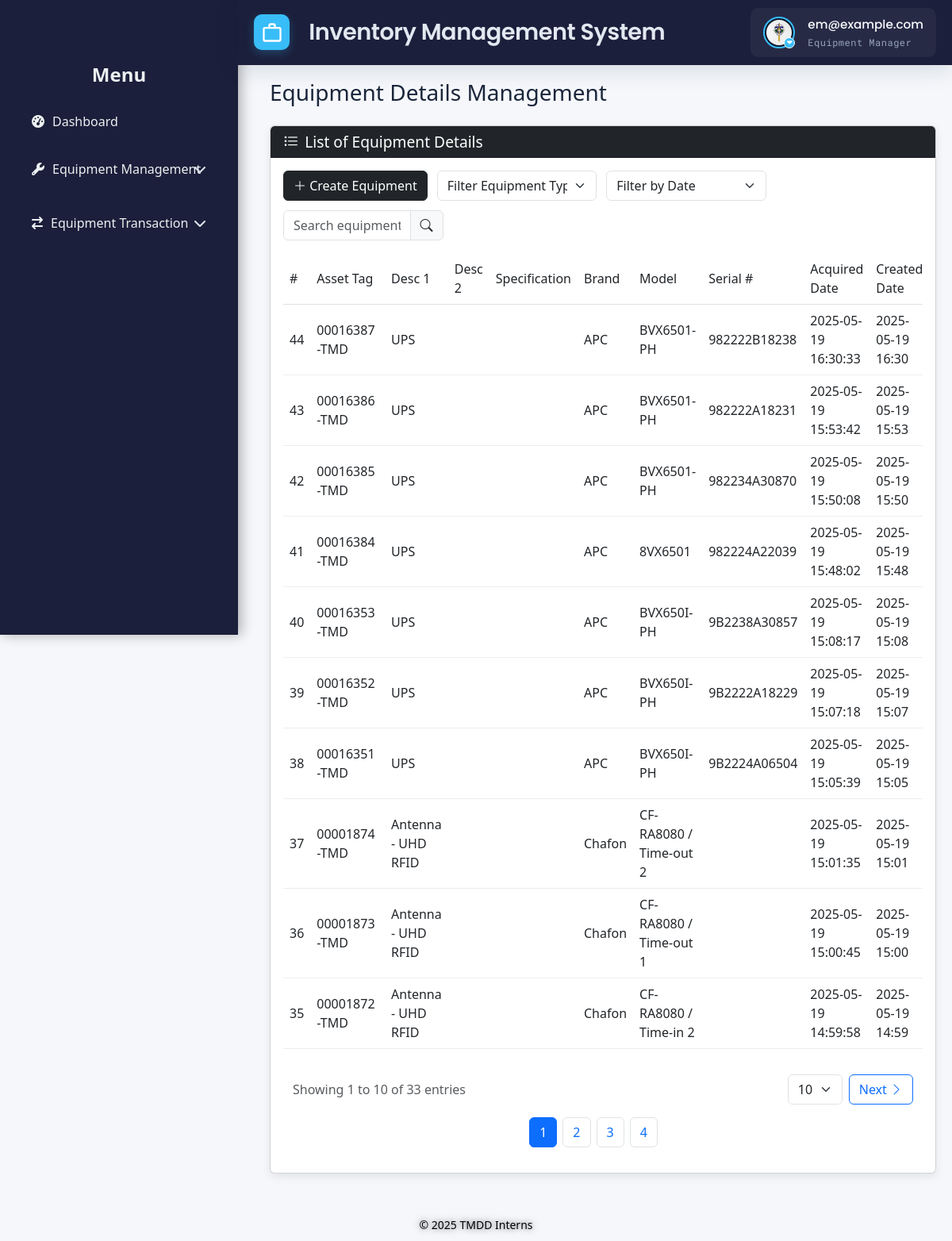
Screenshot of /src/view/php/modules/equipment_manager/equipment_details.php (signed in) with the database file from the repository.
### tables this page shows
CREATE TABLE `equipment_details` (
  `id` int(11) NOT NULL,
  `asset_tag` varchar(50) NOT NULL,
  `asset_description_1` text NOT NULL,
  `asset_description_2` text NOT NULL,
  `specifications` text NOT NULL,
  `brand` varchar(100) DEFAULT NULL,
  `model` varchar(100) DEFAULT NULL,
  `serial_number` varchar(100) DEFAULT NULL,
  `date_acquired` datetime NOT NULL DEFAULT current_timestamp(),
  `invoice_no` varchar(20) DEFAULT NULL,
  `rr_no` varchar(20) DEFAULT NULL,
  `location` varchar(255) DEFAULT NULL,
  `accountable_individual` varchar(255) DEFAULT NULL,
  `remarks` text DEFAULT NULL,
  `date_created` datetime NOT NULL DEFAULT current_timestamp(),
  `is_disabled` tinyint(1) NOT NULL DEFAULT 0,
  `date_modified` datetime NOT NULL DEFAULT current_timestamp() ON UPDATE current_timestamp()
);

### src/control/RBACService.php (called while the page is built, shortened)
<?php
final class RBACService
{
    private array $privileges = [];
    public function __construct(
        private \PDO $pdo,
        int $userId
    ) {
        $this->loadUserPrivileges($userId);
    }
    private function loadUserPrivileges(int $userId): void
    {
        $sql = <<<'SQL'
        SELECT
          m.module_name,
          p.priv_name
        FROM user_department_roles ur
        JOIN roles r
          ON ur.role_id = r.id
         AND r.is_disabled = 0
        JOIN role_module_privileges rmp
          ON rmp.role_id = r.id
        JOIN modules m
          ON rmp.module_id = m.id
        JOIN privileges p
          ON rmp.privilege_id = p.id
         AND p.is_disabled = 0
       WHERE ur.user_id = ?
    SQL;
        $stmt = $this->pdo->prepare($sql);
        $stmt->execute([$userId]);
        while ($row = $stmt->fetch(\PDO::FETCH_ASSOC)) {
            $this->privileges[$row['module_name']][] = $row['priv_name'];
        }
    }
    public function hasPrivilege(string $module, string $priv): bool
    {
        return isset($this->privileges[$module])
            && in_array($priv, $this->privileges[$module], true);
    }
}

### src/view/php/modules/equipment_manager/equipment_details.php (the view, shortened to what this page needs)
<?php
require_once('../../../../../config/ims-tmdd.php');
include '../../general/header.php';
$rbac = new RBACService($pdo, $_SESSION['user_id']);
$rbac->requirePrivilege('Equipment Management', 'View');
$canCreate = $rbac->hasPrivilege('Equipment Management', 'Create');
$errors = $_SESSION['errors'] ?? [];
try {
    $stmt = $pdo->query("SELECT id, asset_tag, asset_description_1, asset_description_2,
                         specifications, brand, model, serial_number, location, accountable_individual, rr_no,
                         remarks, date_created, date_modified FROM equipment_details WHERE is_disabled = 0 ORDER BY id DESC");
    $equipmentDetails = $stmt->fetchAll();
} catch (PDOException $e) {
    $errors[] = "Error retrieving Equipment Details: " . $e->getMessage();
}
function safeHtml($value)
{
    return htmlspecialchars($value ?? 'N/A');
}
?>
<!DOCTYPE html>
<html lang="en">
<head>
    <link href="../../../styles/css/equipment-manager.css" rel="stylesheet">
    <link href="https://cdn.jsdelivr.net/npm/bootstrap-icons/font/bootstrap-icons.min.css" rel="stylesheet">
    <link href="https://cdn.jsdelivr.net/npm/select2@4.1.0-rc.0/dist/css/select2.min.css" rel="stylesheet">
</head>
<body>
    <?php
    include '../../general/header.php';
    include '../../general/sidebar.php';
    include '../../general/footer.php';
    ?>
    <div class="main-container">
        <header class="main-header">
            <h1> Equipment Details Management</h1>
        </header>
        <section class="card">
            <div class="card-header bg-dark text-white d-flex justify-content-between align-items-center">
                <h2><i class="bi bi-list-task"></i> List of Equipment Details</h2>
            </div>
            <div class="card-body">
                <div class="container-fluid px-0">
                    <div class="filter-container">
                        <div class="col-auto">
                            <?php if ($canCreate): ?>
                            <button class="btn btn-dark" data-bs-toggle="modal" data-bs-target="#addEquipmentModal">
                                <i class="bi bi-plus-lg"></i> Create Equipment
                            </button>
                            <?php endif; ?>
                        </div>
                        <div class="col-md-3">
                            <select class="form-select" id="filterEquipment">
                                <option value="">Filter Equipment Type</option>
                            </select>
                        </div>
                        <div class="col-md-3">
                            <select class="form-select" id="dateFilter">
                                <option value="">Filter by Date</option>
                            </select>
                        </div>
                        <div class="col-md-3">
                            <div class="input-group">
                                <input type="text" id="searchEquipment" class="form-control"
                                    placeholder="Search equipment...">
                                <span class="input-group-text"><i class="bi bi-search"></i></span>
                            </div>
                        </div>
                    </div>
                </div>
                <div class="table-responsive" id="table">
                    <table class="table" id="edTable">
                        <thead>
                            <tr>
                                <th>#</th>
                                <th>Asset Tag</th>
                                <th>Desc 1</th>
                                <th>Desc 2</th>
                                <th>Specification</th>
                                <th>Brand</th>
                                <th>Model</th>
                                <th>Serial #</th>
                                <th>Acquired Date</th>
                                <th>Created Date</th>
                            </tr>
                        </thead>
                        <tbody>
                            <?php if (!empty($equipmentDetails)): ?>
                                <?php foreach ($equipmentDetails as $equipment): ?>
                                    <tr>
                                        <td><?= safeHtml($equipment['id']); ?></td>
                                        <td><?= safeHtml($equipment['asset_tag']); ?></td>
                                        <td><?= safeHtml($equipment['asset_description_1']); ?></td>
                                        <td><?= safeHtml($equipment['asset_description_2']); ?></td>
                                        <td><?= safeHtml($equipment['specifications']); ?></td>
                                        <td><?= safeHtml($equipment['brand']); ?></td>
                                        <td><?= safeHtml($equipment['model']); ?></td>
                                        <td><?= safeHtml($equipment['serial_number']); ?></td>
                                        <td><?= safeHtml($equipment['date_created']); ?></td>
                                        <td><?= !empty($equipment['date_created']) ? date('Y-m-d H:i', strtotime($equipment['date_created'])) : ''; ?></td>
                                    </tr>
                                <?php endforeach; ?>
                            <?php endif; ?>
                        </tbody>
                    </table>
                </div>
                <div class="container-fluid">
                    <div class="row align-items-center g-3">
                        <div class="col-12 col-sm-auto">
                            <div class="text-muted">
                                Showing <span id="currentPage">1</span> to <span id="rowsPerPage">20</span> of <span
                                    id="totalRows">100</span>
                                entries
                            </div>
                        </div>
                        <div class="col-12 col-sm-auto ms-sm-auto">
                            <div class="d-flex align-items-center gap-2">
                                <select id="rowsPerPageSelect" class="form-select" style="width: auto;">
                                    <option value="10" selected>10</option>
                                </select>
                                <button id="nextPage" class="btn btn-outline-primary d-flex align-items-center gap-1">
                                    Next <i class="bi bi-chevron-right"></i>
                                </button>
                            </div>
                        </div>
                        <div class="row mt-3">
                            <div class="col-12">
                                <ul class="pagination justify-content-center" id="pagination"></ul>
                            </div>
                        </div>
                    </div>
                </div>
            </div>
        </section>
    </div>
</body>
</html>

### src/view/styles/css/equipment-manager.css (style rules this page uses)
:root { --primary-color: #1B263B; --secondary-color: #0d6efd; --success-color: #198754; --danger-color: #dc3545; --warning-color: #ffc107; --info-color: #0dcaf0; --light-color: #f8f9fa; --dark-color: #212529; --bg-color: #f4f7fc; --text-color: #333; --border-color: #dee2e6; --shadow-color: rgba(0, 0, 0, 0.08); --border-radius: 0.375rem; --transition-speed: 0.2s; --font-family: 'Inter', system-ui, -apple-system, sans-serif; }
body { font-family: var(--font-family); background-color: var(--bg-color); margin: 0; padding: 0; color: var(--text-color); min-height: 100vh; }
.main-container { padding: 20px; margin-left: 320px; padding-top: 100px; }
.main-header h1 { font-size: 1.75rem; margin-bottom: 1.5rem; display: flex; align-items: center; gap: 0.75rem; color: var(--primary-color); }
.card { background: #fff; border-radius: var(--border-radius); box-shadow: 0 4px 12px var(--shadow-color); overflow: hidden; margin-bottom: 1.5rem; border: none; }
.card-header { background: var(--primary-color); color: white; padding: 1rem 1.25rem; display: flex; justify-content: space-between; align-items: center; }
.card-header h2 { margin: 0; font-size: 1.2rem; display: flex; align-items: center; gap: 0.5rem; }
.card-body { padding: 1.25rem; }
.filter-container { display: flex; flex-wrap: wrap; gap: 0.75rem; margin-bottom: 1rem; }
.btn { display: inline-flex; align-items: center; gap: 0.5rem; border-radius: var(--border-radius); padding: 0.5rem 1rem; transition: all var(--transition-speed) ease-in-out; cursor: pointer; }
.btn-dark { background-color: #000000; border-color: #000000; color: white; }
.btn-outline-primary { color: var(--secondary-color); border-color: var(--secondary-color); }
.form-select, .form-control { border-radius: var(--border-radius); border: 1px solid var(--border-color); padding: 0.375rem 0.75rem; transition: border-color var(--transition-speed) ease-in-out, box-shadow var(--transition-speed) ease-in-out; }
.input-group { display: flex; align-items: center; }
.input-group-text { background-color: var(--light-color); border: 1px solid var(--border-color); border-radius: var(--border-radius); }
.table { width: 100%; border-collapse: collapse; margin-bottom: 0; }
.table th, .table td { padding: 0.75rem; text-align: left; border-bottom: 1px solid #eee; vertical-align: middle; }
.table th { font-weight: 500; border-bottom: 2px solid var(--border-color); }
.table-responsive { overflow-x: auto; margin-bottom: 1rem; }
.pagination { display: flex; padding-left: 0; list-style: none; justify-content: center; }
.text-muted { color: #6c757d !important; }
.d-flex { display: flex; }
.justify-content-between { justify-content: space-between; }
.justify-content-center { justify-content: center; }
.align-items-center { align-items: center; }
.gap-2 { gap: 0.5rem; }
.mt-3 { margin-top: 1rem; }

### src/view/styles/css/header_footer.css (style rules this page uses)
* { margin: 0; padding: 0; box-sizing: border-box; }
body { background: #f5f7fb; }

### src/view/styles/css/sidebar.css (style rules this page uses)
:root { --sidebar-bg-start: #2c3e50; --sidebar-bg-end: #34495e; --sidebar-text: #ecf0f1; --hover-bg: rgba(255, 255, 255, 0.1); }

### rows the page displays
equipment_details: id "44", asset_tag "00016387-TMD", asset_description_1 "UPS", brand "APC", model "BVX6501-PH", serial_number "982222B18238", date_created "2025-05-19 16:30:33", date_created "2025-05-19 16:30"
equipment_details: id "43", asset_tag "00016386-TMD", asset_description_1 "UPS", brand "APC", model "BVX6501-PH", serial_number "982222A18231", date_created "2025-05-19 15:53:42", date_created "2025-05-19 15:53"
equipment_details: id "42", asset_tag "00016385-TMD", asset_description_1 "UPS", brand "APC", model "BVX6501-PH", serial_number "982234A30870", date_created "2025-05-19 15:50:08", date_created "2025-05-19 15:50"
equipment_details: id "41", asset_tag "00016384-TMD", asset_description_1 "UPS", brand "APC", model "8VX6501", serial_number "982224A22039", date_created "2025-05-19 15:48:02", date_created "2025-05-19 15:48"
equipment_details: id "40", asset_tag "00016353-TMD", asset_description_1 "UPS", brand "APC", model "BVX650I-PH", serial_number "9B2238A30857", date_created "2025-05-19 15:08:17", date_created "2025-05-19 15:08"
equipment_details: id "39", asset_tag "00016352-TMD", asset_description_1 "UPS", brand "APC", model "BVX650I-PH", serial_number "9B2222A18229", date_created "2025-05-19 15:07:18", date_created "2025-05-19 15:07"
equipment_details: id "38", asset_tag "00016351-TMD", asset_description_1 "UPS", brand "APC", model "BVX650I-PH", serial_number "9B2224A06504", date_created "2025-05-19 15:05:39", date_created "2025-05-19 15:05"
equipment_details: id "37", asset_tag "00001874-TMD", asset_description_1 "Antenna - UHD RFID", brand "Chafon", model "CF-RA8080 / Time-out 2", date_created "2025-05-19 15:01:35", date_created "2025-05-19 15:01"
equipment_details: id "36", asset_tag "00001873-TMD", asset_description_1 "Antenna - UHD RFID", brand "Chafon", model "CF-RA8080 / Time-out 1", date_created "2025-05-19 15:00:45", date_created "2025-05-19 15:00"
equipment_details: id "35", asset_tag "00001872-TMD", asset_description_1 "Antenna - UHD RFID", brand "Chafon", model "CF-RA8080 / Time-in 2", date_created "2025-05-19 14:59:58", date_created "2025-05-19 14:59"

### other values shown
$email "em@example.com"
$role "Equipment Manager"
